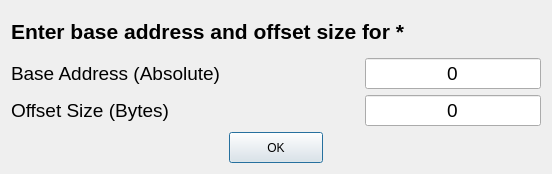
<?xml version="1.0" encoding="UTF-8"?>
<ui version="4.0">
 <class>Dialog</class>
 <widget class="QDialog" name="Dialog">
  <property name="geometry">
   <rect>
    <x>0</x>
    <y>0</y>
    <width>552</width>
    <height>174</height>
   </rect>
  </property>
  <property name="minimumSize">
   <size>
    <width>552</width>
    <height>174</height>
   </size>
  </property>
  <property name="maximumSize">
   <size>
    <width>552</width>
    <height>174</height>
   </size>
  </property>
  <property name="windowTitle">
   <string>Dialog</string>
  </property>
  <layout class="QGridLayout" name="gridLayout_2">
   <item row="0" column="0" colspan="3">
    <widget class="QLabel" name="main_label">
     <property name="font">
      <font>
       <pointsize>16</pointsize>
       <weight>75</weight>
       <bold>true</bold>
      </font>
     </property>
     <property name="text">
      <string>Enter base address and offset size for *</string>
     </property>
    </widget>
   </item>
   <item row="1" column="0" colspan="3">
    <layout class="QGridLayout" name="gridLayout">
     <item row="0" column="0" colspan="2">
      <widget class="QLabel" name="label">
       <property name="font">
        <font>
         <pointsize>14</pointsize>
         <weight>50</weight>
         <bold>false</bold>
        </font>
       </property>
       <property name="text">
        <string>Base Address (Absolute)</string>
       </property>
      </widget>
     </item>
     <item row="0" column="2">
      <spacer name="horizontalSpacer_3">
       <property name="orientation">
        <enum>Qt::Horizontal</enum>
       </property>
       <property name="sizeHint" stdset="0">
        <size>
         <width>40</width>
         <height>20</height>
        </size>
       </property>
      </spacer>
     </item>
     <item row="0" column="3">
      <widget class="QLineEdit" name="base_addr">
       <property name="maximumSize">
        <size>
         <width>180</width>
         <height>36</height>
        </size>
       </property>
       <property name="font">
        <font>
         <pointsize>14</pointsize>
        </font>
       </property>
       <property name="text">
        <string>0</string>
       </property>
       <property name="alignment">
        <set>Qt::AlignCenter</set>
       </property>
      </widget>
     </item>
     <item row="1" column="0">
      <widget class="QLabel" name="label_2">
       <property name="font">
        <font>
         <pointsize>14</pointsize>
         <weight>50</weight>
         <bold>false</bold>
        </font>
       </property>
       <property name="text">
        <string>Offset Size (Bytes)</string>
       </property>
      </widget>
     </item>
     <item row="1" column="1" colspan="2">
      <spacer name="horizontalSpacer_4">
       <property name="orientation">
        <enum>Qt::Horizontal</enum>
       </property>
       <property name="sizeHint" stdset="0">
        <size>
         <width>40</width>
         <height>20</height>
        </size>
       </property>
      </spacer>
     </item>
     <item row="1" column="3">
      <widget class="QLineEdit" name="offset_size">
       <property name="maximumSize">
        <size>
         <width>180</width>
         <height>36</height>
        </size>
       </property>
       <property name="font">
        <font>
         <pointsize>14</pointsize>
        </font>
       </property>
       <property name="text">
        <string>0</string>
       </property>
       <property name="alignment">
        <set>Qt::AlignCenter</set>
       </property>
      </widget>
     </item>
    </layout>
   </item>
   <item row="2" column="0">
    <spacer name="horizontalSpacer">
     <property name="orientation">
      <enum>Qt::Horizontal</enum>
     </property>
     <property name="sizeHint" stdset="0">
      <size>
       <width>211</width>
       <height>20</height>
      </size>
     </property>
    </spacer>
   </item>
   <item row="2" column="1">
    <widget class="QPushButton" name="accept_button">
     <property name="minimumSize">
      <size>
       <width>94</width>
       <height>31</height>
      </size>
     </property>
     <property name="maximumSize">
      <size>
       <width>94</width>
       <height>31</height>
      </size>
     </property>
     <property name="text">
      <string>OK</string>
     </property>
    </widget>
   </item>
   <item row="2" column="2">
    <spacer name="horizontalSpacer_2">
     <property name="orientation">
      <enum>Qt::Horizontal</enum>
     </property>
     <property name="sizeHint" stdset="0">
      <size>
       <width>211</width>
       <height>20</height>
      </size>
     </property>
    </spacer>
   </item>
  </layout>
 </widget>
 <resources/>
 <connections/>
</ui>
